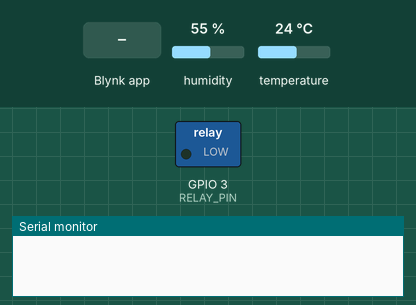
Bench run of a sketch on a simulated ESP32-C3. Shown: switched loads named in the sketch (green lamp = pin HIGH), the last lines printed to the serial monitor. The test bench sets the inputs (shaded band); at power-on: humidity 55 %, temperature 24 °C. WiFi joins after 1.5 s; servers stay silent unless stated.

Above: at 3.0 s.
3.1 s: Blynk app writes 1 to V0
At 3.9 s:
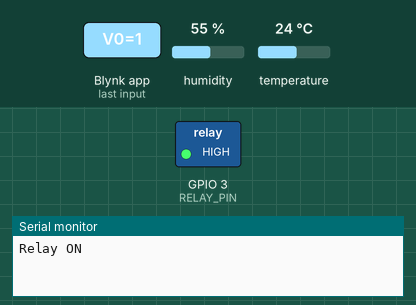
4.6 s: Blynk app writes 0 to V0
At 5.0 s:
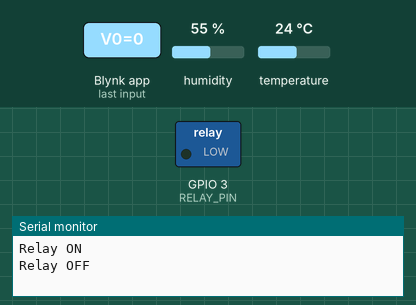
Timing chart, 0 to 7.6 s (numbered marks = the images above; inputs shaded):
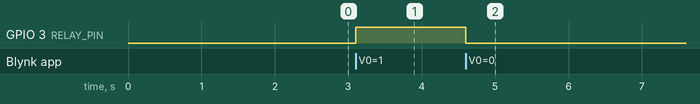

The sketch:

Smart_Plug_ESP32_C3.ino
```cpp
// (licence header left out)
#define BLYNK_TEMPLATE_ID   "YOUR_TEMPLATE_ID"
#define BLYNK_TEMPLATE_NAME "Light Switch"
#define BLYNK_AUTH_TOKEN    "YOUR_AUTH_TOKEN"

#include <BlynkSimpleEsp32.h>
#include <DHT.h>

const char* WIFI_SSID     = "YOUR_WIFI_SSID";
const char* WIFI_PASSWORD = "YOUR_WIFI_PASSWORD";

#define RELAY_PIN 3
#define DHT_PIN   2
#define DHT_TYPE  DHT11  //Change it to DHT22 if you have that type of sensor

DHT dht(DHT_PIN, DHT_TYPE);
BlynkTimer timer;

bool relayState = false;

void setRelay(bool on) {
  relayState = on;
  digitalWrite(RELAY_PIN, on ? HIGH : LOW);
  Blynk.virtualWrite(V0, on ? 1 : 0); // Update button in app
  Serial.println(on ? "Relay ON" : "Relay OFF");
}

// V0 controls the relay from the app
BLYNK_WRITE(V0) {
  setRelay(param.asInt() == 1);
}

void checkTemperature() {
  float t = dht.readTemperature();
  float h = dht.readHumidity();

  if (!isnan(t) && !isnan(h)) {
    Serial.printf("Temp: %.1f°C | Humidity: %.0f%%\n", t, h);
    Blynk.virtualWrite(V1, t);
    Blynk.virtualWrite(V2, h);

    // Auto shutoff at 20°C
//    if (t >= 20.0 && relayState) {
//      Serial.println("Temperature reached 20°C! Turning relay OFF.");
//      setRelay(false);
//      Blynk.logEvent("temp_alert", "Relay turned off! Temperature reached 20°C");
//    }
//  } else {
//    Serial.println("DHT read failed");
  }
}

void setup() {
  Serial.begin(115200);
  pinMode(RELAY_PIN, OUTPUT);
  digitalWrite(RELAY_PIN, LOW);
  dht.begin();

  Blynk.begin(BLYNK_AUTH_TOKEN, WIFI_SSID, WIFI_PASSWORD);
  timer.setInterval(10000L, checkTemperature); // Check every 10 seconds
}

void loop() {
  Blynk.run();
  timer.run();
}
```

Measured:
- after the input at 3.1 s, GPIO 3 (RELAY_PIN): LOW → HIGH at once
- after the input at 4.6 s, GPIO 3 (RELAY_PIN): HIGH → LOW at once
